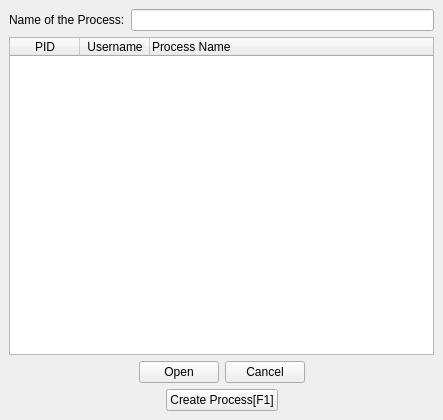
<?xml version="1.0" encoding="UTF-8"?>
<ui version="4.0">
 <class>MainWindow</class>
 <widget class="QMainWindow" name="MainWindow">
  <property name="windowModality">
   <enum>Qt::WindowModal</enum>
  </property>
  <property name="geometry">
   <rect>
    <x>0</x>
    <y>0</y>
    <width>443</width>
    <height>420</height>
   </rect>
  </property>
  <property name="windowTitle">
   <string>Please select a Process</string>
  </property>
  <widget class="QWidget" name="centralwidget">
   <layout class="QVBoxLayout" name="verticalLayout">
    <item>
     <layout class="QHBoxLayout" name="horizontalLayout">
      <item>
       <widget class="QLabel" name="label">
        <property name="text">
         <string>Name of the Process:</string>
        </property>
       </widget>
      </item>
      <item>
       <widget class="QLineEdit" name="lineEdit_SearchProcess"/>
      </item>
     </layout>
    </item>
    <item>
     <widget class="QTableWidget" name="tableWidget_ProcessTable">
      <property name="sizePolicy">
       <sizepolicy hsizetype="Expanding" vsizetype="Expanding">
        <horstretch>0</horstretch>
        <verstretch>0</verstretch>
       </sizepolicy>
      </property>
      <property name="autoFillBackground">
       <bool>false</bool>
      </property>
      <property name="sizeAdjustPolicy">
       <enum>QAbstractScrollArea::AdjustIgnored</enum>
      </property>
      <property name="editTriggers">
       <set>QAbstractItemView::NoEditTriggers</set>
      </property>
      <property name="selectionMode">
       <enum>QAbstractItemView::SingleSelection</enum>
      </property>
      <property name="selectionBehavior">
       <enum>QAbstractItemView::SelectRows</enum>
      </property>
      <property name="sortingEnabled">
       <bool>true</bool>
      </property>
      <property name="wordWrap">
       <bool>false</bool>
      </property>
      <attribute name="horizontalHeaderDefaultSectionSize">
       <number>70</number>
      </attribute>
      <attribute name="horizontalHeaderStretchLastSection">
       <bool>true</bool>
      </attribute>
      <attribute name="verticalHeaderVisible">
       <bool>false</bool>
      </attribute>
      <attribute name="verticalHeaderStretchLastSection">
       <bool>false</bool>
      </attribute>
      <column>
       <property name="text">
        <string>PID</string>
       </property>
      </column>
      <column>
       <property name="text">
        <string>Username</string>
       </property>
      </column>
      <column>
       <property name="text">
        <string>Process Name</string>
       </property>
       <property name="textAlignment">
        <set>AlignLeading|AlignVCenter</set>
       </property>
      </column>
     </widget>
    </item>
    <item>
     <layout class="QHBoxLayout" name="horizontalLayout_2">
      <item>
       <spacer name="horizontalSpacer_3">
        <property name="orientation">
         <enum>Qt::Horizontal</enum>
        </property>
        <property name="sizeHint" stdset="0">
         <size>
          <width>40</width>
          <height>20</height>
         </size>
        </property>
       </spacer>
      </item>
      <item>
       <widget class="QPushButton" name="pushButton_Open">
        <property name="toolTip">
         <string>Attach to the selected process</string>
        </property>
        <property name="text">
         <string>Open</string>
        </property>
       </widget>
      </item>
      <item>
       <widget class="QPushButton" name="pushButton_Close">
        <property name="text">
         <string>Cancel</string>
        </property>
       </widget>
      </item>
      <item>
       <spacer name="horizontalSpacer_4">
        <property name="orientation">
         <enum>Qt::Horizontal</enum>
        </property>
        <property name="sizeHint" stdset="0">
         <size>
          <width>40</width>
          <height>20</height>
         </size>
        </property>
       </spacer>
      </item>
     </layout>
    </item>
    <item>
     <layout class="QHBoxLayout" name="horizontalLayout_3">
      <item>
       <spacer name="horizontalSpacer">
        <property name="orientation">
         <enum>Qt::Horizontal</enum>
        </property>
        <property name="sizeHint" stdset="0">
         <size>
          <width>40</width>
          <height>20</height>
         </size>
        </property>
       </spacer>
      </item>
      <item>
       <widget class="QPushButton" name="pushButton_CreateProcess">
        <property name="toolTip">
         <string>Open an executable</string>
        </property>
        <property name="text">
         <string>Create Process[F1]</string>
        </property>
       </widget>
      </item>
      <item>
       <spacer name="horizontalSpacer_2">
        <property name="orientation">
         <enum>Qt::Horizontal</enum>
        </property>
        <property name="sizeHint" stdset="0">
         <size>
          <width>40</width>
          <height>20</height>
         </size>
        </property>
       </spacer>
      </item>
     </layout>
    </item>
   </layout>
  </widget>
 </widget>
 <resources/>
 <connections/>
</ui>
